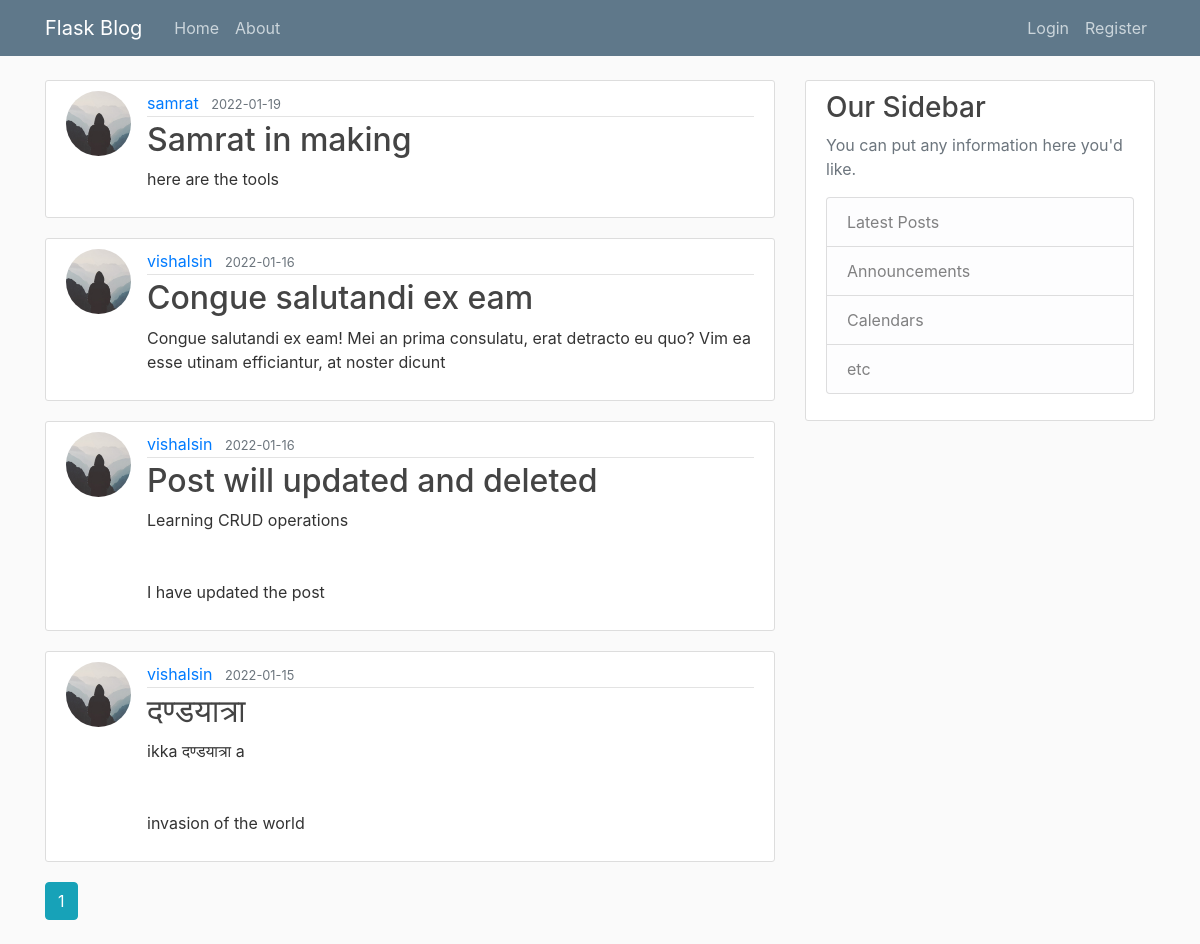
The page /home on the database its author committed.
### flaskblog/models.py (models this page shows, shortened)
class Post(db.Model):
    id = db.Column(db.Integer, primary_key=True)
    title = db.Column(db.String(100), nullable=False)
    date_posted = db.Column(db.DateTime, nullable=False, default=datetime.utcnow)
    content = db.Column(db.Text, nullable=False)
    user_id = db.Column(db.Integer, db.ForeignKey('user.id'), nullable=False)

class User(db.Model, UserMixin):
    id = db.Column(db.Integer, primary_key=True)
    username = db.Column(db.String(20), unique=True, nullable=False)
    email = db.Column(db.String(120), unique=True, nullable=False)
    image_file = db.Column(db.String(20), nullable=False, default='default.jpg')
    password = db.Column(db.String(60), nullable=False)
    posts = db.relationship('Post', backref='author', lazy=True)

### flaskblog/main/routes.py (the view)
@main.route("/")
@main.route("/home")
def home():
    page = request.args.get('page', 1, type=int)
    posts = Post.query.order_by(Post.date_posted.desc()).paginate(page=page, per_page=5)
    return render_template('home.html', posts=posts)

### flaskblog/templates/home.html
{% extends "layout.html" %}
{% block content %}
    {% for post in posts.items %}
        <article class="media content-section">
          <img class="rounded-circle article-img" src="{{ url_for('static', filename='profile_pics/' + post.author.image_file) }}">
          <div class="media-body">
            <div class="article-metadata">
              <a class="mr-2" href="{{ url_for('users.user_posts', username=post.author.username) }}">{{ post.author.username }}</a>
              <small class="text-muted">{{ post.date_posted.strftime('%Y-%m-%d') }}</small>
            </div>
            <h2><a class="article-title" href="{{ url_for('posts.post', post_id=post.id) }}">{{ post.title }}</a></h2>
            <p class="article-content">{{ post.content }}</p>
          </div>
        </article>
    {% endfor %}
    {% for page_num in posts.iter_pages(left_edge=1, right_edge=1, left_current=1, right_current=2) %}
      {% if page_num %}
        {% if posts.page == page_num %}
          <a class="btn btn-info mb-4" href="{{ url_for('main.home', page=page_num) }}">{{ page_num }}</a>
        {% else %}
          <a class="btn btn-outline-info mb-4" href="{{ url_for('main.home', page=page_num) }}">{{ page_num }}</a>
        {% endif %}
      {% else %}
        ...
      {% endif %}
    {% endfor %}
{% endblock content %}

### flaskblog/templates/layout.html (shortened to what this page needs)
<!DOCTYPE html>
<html>
<head>
    <link rel="stylesheet" href="https://maxcdn.bootstrapcdn.com/bootstrap/4.0.0/css/bootstrap.min.css">
    <link rel="stylesheet" type="text/css" href="{{ url_for('static', filename='main.css') }}">
</head>
<body>
    <header class="site-header">
      <nav class="navbar navbar-expand-md navbar-dark bg-steel fixed-top">
        <div class="container">
          <a class="navbar-brand mr-4" href="/">Flask Blog</a>
          <div class="collapse navbar-collapse" id="navbarToggle">
            <div class="navbar-nav mr-auto">
              <a class="nav-item nav-link" href="{{ url_for('main.home') }}">Home</a>
              <a class="nav-item nav-link" href="{{ url_for('main.about') }}">About</a>
            </div>
            <div class="navbar-nav">
              {% if current_user.is_authenticated %}
                <a class="nav-item nav-link" href="{{ url_for('posts.new_post') }}">New Post</a>
                <a class="nav-item nav-link" href="{{ url_for('users.account') }}">Account</a>
                <a class="nav-item nav-link" href="{{ url_for('users.logout') }}">Logout</a>
              {% else %}
                <a class="nav-item nav-link" href="{{ url_for('users.login') }}">Login</a>
                <a class="nav-item nav-link" href="{{ url_for('users.register') }}">Register</a>
              {% endif %}
            </div>
          </div>
        </div>
      </nav>
    </header>
    <main role="main" class="container">
      <div class="row">
        <div class="col-md-8">
          {% block content %}{% endblock %}
        </div>
        <div class="col-md-4">
          <div class="content-section">
            <h3>Our Sidebar</h3>
            <p class='text-muted'>You can put any information here you'd like.
              <ul class="list-group">
                <li class="list-group-item list-group-item-light">Latest Posts</li>
                <li class="list-group-item list-group-item-light">Announcements</li>
                <li class="list-group-item list-group-item-light">Calendars</li>
                <li class="list-group-item list-group-item-light">etc</li>
              </ul>
            </p>
          </div>
        </div>
      </div>
    </main>
</body>
</html>

### flaskblog/static/main.css (style rules this page uses)
body { background: #fafafa; color: #333333; margin-top: 5rem; }
h1, h2, h3, h4, h5, h6 { color: #444444; }
.bg-steel { background-color: #5f788a; }
.site-header .navbar-nav .nav-link { color: #cbd5db; }
.content-section { background: #ffffff; padding: 10px 20px; border: 1px solid #dddddd; border-radius: 3px; margin-bottom: 20px; }
.article-title { color: #444444; }
.article-content { white-space: pre-line; }
.article-img { height: 65px; width: 65px; margin-right: 16px; }
.article-metadata { padding-bottom: 1px; margin-bottom: 4px; border-bottom: 1px solid #e3e3e3 }

### rows shown on the page
Post: image_file (placeholder picture), author.username "samrat", date_posted "2022-01-19", title "Samrat in making", content "here are the tools"
Post: image_file (placeholder picture), author.username "vishalsin", date_posted "2022-01-16", title "Congue salutandi ex eam", content "Congue salutandi ex eam! Mei an prima consulatu, erat detracto eu quo? Vim ea esse utinam efficiantur, at noster dicunt"
Post: image_file (placeholder picture), author.username "vishalsin", date_posted "2022-01-16", title "Post will updated and deleted", content "Learning CRUD operations I have updated the post"
Post: image_file (placeholder picture), author.username "vishalsin", date_posted "2022-01-15", title "दण्डयात्रा", content "ikka दण्डयात्रा a invasion of the world"

### other values the page prints
{{ page_num }} "1"
